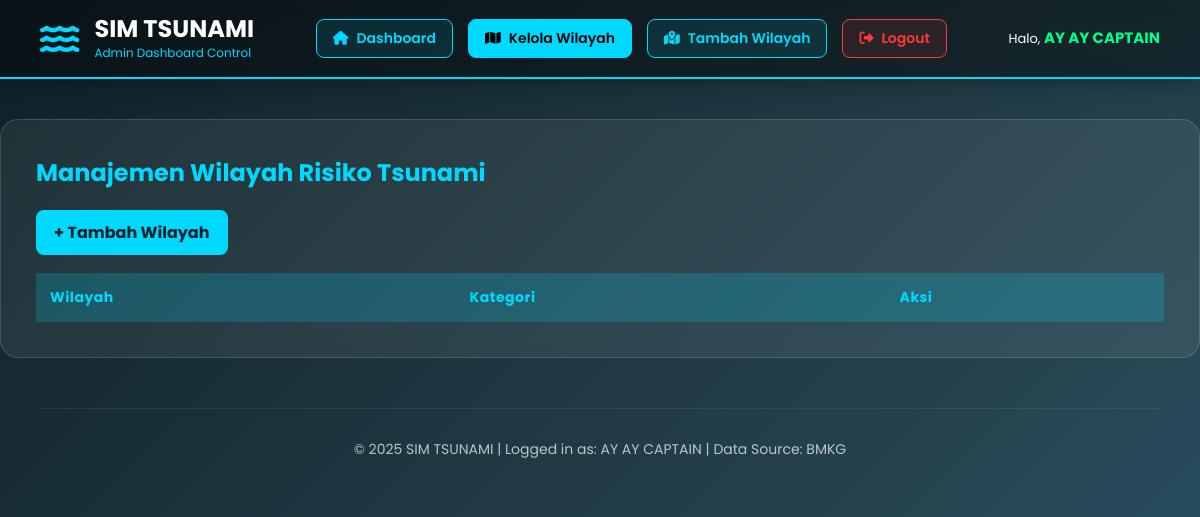
Page /petaadmin.php (signed in) on the earlier database version.
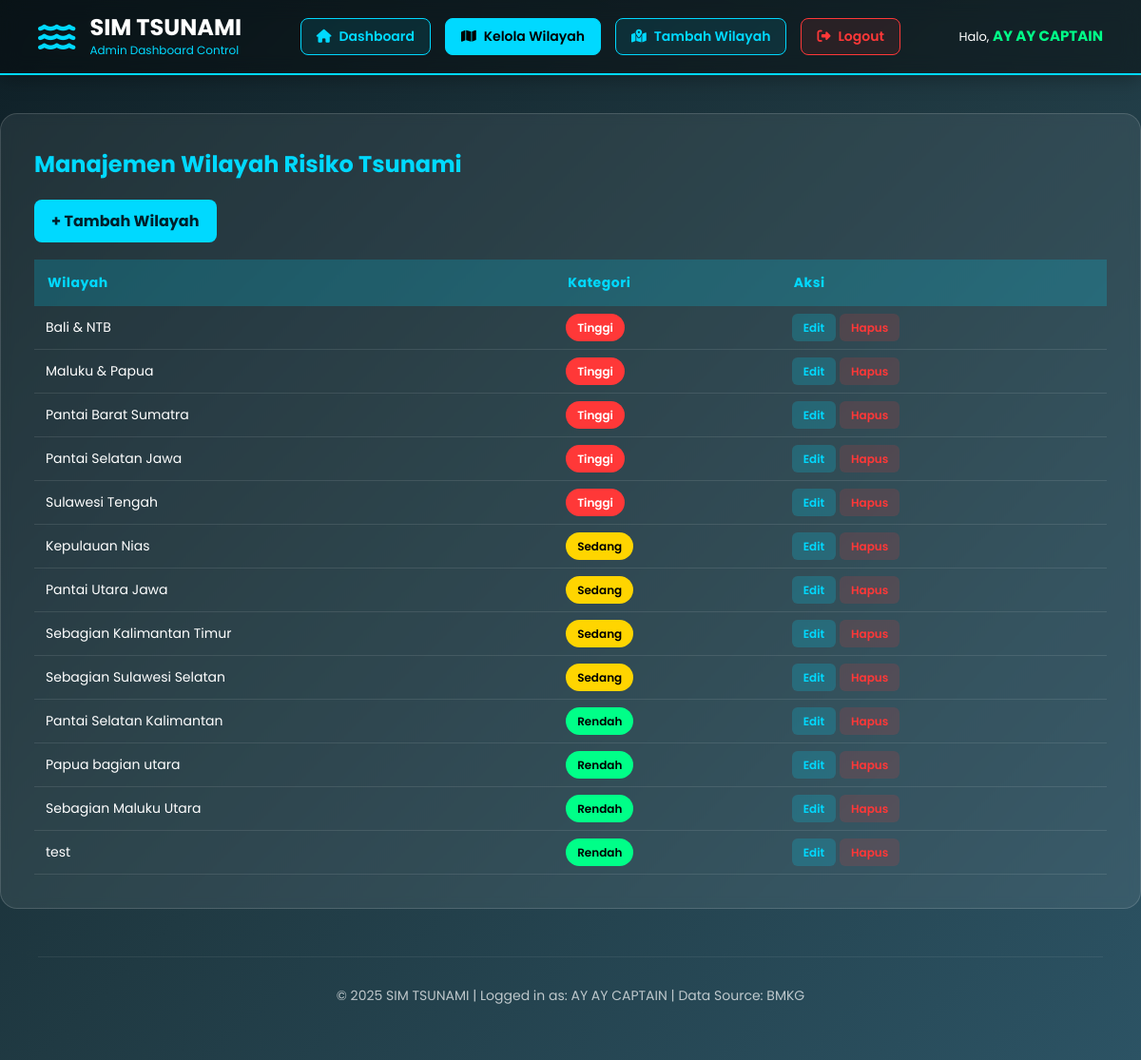
Same page on the later database version.
### tables this page shows
CREATE TABLE `wilayah_resiko` (
  `id` int NOT NULL,
  `nama_wilayah` varchar(255) NOT NULL,
  `kategori` enum('tinggi','sedang','rendah') NOT NULL,
  `created_at` timestamp NULL DEFAULT CURRENT_TIMESTAMP
);

### petaadmin.php (the view, shortened to what this page needs)
<?php
$nama_lengkap   = $_SESSION['nama_lengkap'];
?>
<!DOCTYPE html>
<html lang="id">
<head>
    <link href="https://cdnjs.cloudflare.com/ajax/libs/font-awesome/6.4.0/css/all.min.css" rel="stylesheet">
</head>
<body>
    <div class="header">
        <div class="header-content">
            <div class="logo">
                <i class="fas fa-water"></i>
                <div>
                    <h1>SIM TSUNAMI</h1>
                    <p>Admin Dashboard Control</p>
                </div>
            </div>
            <div class="nav-menu">
                <a href="homeadmin.php" class="nav-btn">
                    <i class="fas fa-home"></i> Dashboard
                </a>
                <a href="petaadmin.php" class="nav-btn active">
                    <i class="fas fa-map"></i> Kelola Wilayah
                </a>
                <a href="tambah-wilayah.php" class="nav-btn">
                <i class="fas fa-map-marked-alt"></i> Tambah Wilayah
                </a>
                <a href="logout.php" class="nav-btn btn-logout">
                    <i class="fas fa-sign-out-alt"></i> Logout
                </a>
            </div>
            <div class="user-profile">
                <div style="margin-bottom: 2px;">Halo, <strong><?php echo htmlspecialchars($nama_lengkap); ?></strong></div>
            </div>
        </div>
    </div>
    <?php
include 'koneksi.php';
$wilayah = mysqli_query($conn, "SELECT * FROM wilayah_resiko ORDER BY kategori, nama_wilayah");
?>
<div class="content-wrapper">
    <h2 class="page-title">Manajemen Wilayah Risiko Tsunami</h2>
    <a href="tambah-wilayah.php" class="btn-add">+ Tambah Wilayah</a>
    <div class="table-container">
        <table class="risk-table">
            <tr>
                <th>Wilayah</th>
                <th>Kategori</th>
                <th>Aksi</th>
            </tr>
            <?php while ($w = mysqli_fetch_assoc($wilayah)) : ?>
            <tr>
                <td><?= $w['nama_wilayah']; ?></td>
                <td><span class="badge <?= $w['kategori']; ?>"><?= ucfirst($w['kategori']); ?></span></td>
                <td>
                    <a href="edit-wilayah.php?id=<?= $w['id']; ?>" class="btn-edit">Edit</a>
                    <a href="hapus-wilayah.php?id=<?= $w['id']; ?>" class="btn-delete" onclick="return konfirmasiHapus('<?= $w['nama_wilayah']; ?>')">Hapus</a>
                </td>
            </tr>
            <?php endwhile; ?>
        </table>
    </div>
</div>
    <div class="container">
    <div class="footer">
        <p>&copy; 2025 SIM TSUNAMI | Logged in as: <?php echo $nama_lengkap; ?> | Data Source: BMKG</p>
    </div>
</body>
</html>

### petaadmin.php (style rules this page uses)
* { margin: 0; padding: 0; box-sizing: border-box; }
body { font-family: 'Poppins', sans-serif; background: linear-gradient(135deg, #0f2027 0%, #203a43 50%, #2c5364 100%); color: #fff; min-height: 100vh; }
.header { background: rgba(0, 0, 0, 0.4); backdrop-filter: blur(10px); padding: 15px 40px; box-shadow: 0 4px 20px rgba(0, 0, 0, 0.3); border-bottom: 2px solid #00d9ff; position: sticky; top: 0; z-index: 1000; }
.header-content { display: flex; justify-content: space-between; align-items: center; max-width: 1400px; margin: 0 auto; }
.logo { display: flex; align-items: center; gap: 15px; }
.logo i { font-size: 35px; color: #00d9ff; animation: wave 2s ease-in-out infinite; }
.logo h1 { font-size: 24px; font-weight: 700; line-height: 1.2; }
.logo p { font-size: 12px; color: #00d9ff; margin-top: 0; }
.nav-menu { display: flex; gap: 15px; }
.nav-btn { background: rgba(0, 217, 255, 0.1); color: #00d9ff; border: 1px solid #00d9ff; padding: 8px 16px; border-radius: 8px; cursor: pointer; transition: all 0.3s; font-weight: 600; font-size: 14px; text-decoration: none; display: flex; align-items: center; gap: 8px; }
.nav-btn:hover, .nav-btn.active { background: #00d9ff; color: #000; }
.btn-logout { border-color: #ff3838; color: #ff3838; background: rgba(255, 56, 56, 0.1); }
.user-profile { text-align: right; font-size: 13px; }
.user-profile strong { color: #00ff88; font-size: 15px; }
.container { max-width: 1400px; margin: 30px auto; padding: 0 40px; }
.footer { text-align: center; padding: 30px; opacity: 0.7; font-size: 14px; margin-top: 50px; border-top: 1px solid rgba(255, 255, 255, 0.1); }
.content-wrapper { max-width: 1200px; margin: 40px auto; background: rgba(255, 255, 255, 0.07); padding: 35px; border-radius: 18px; border: 1px solid rgba(255,255,255,0.15); backdrop-filter: blur(6px); }
.page-title { font-size: 24px; font-weight: 700; color: #00d9ff; margin-bottom: 20px; }
.btn-add { display: inline-block; background: #00d9ff; color: #001f2b; padding: 10px 18px; border-radius: 8px; font-weight: 700; text-decoration: none; margin-bottom: 18px; transition: 0.3s; }
.table-container { overflow-x: auto; }
.risk-table { width: 100%; border-collapse: collapse; }
.risk-table th { background: rgba(0, 217, 255, 0.2); color: #00d9ff; padding: 14px; text-align: left; font-size: 14px; letter-spacing: 0.5px; }
.risk-table td { padding: 12px; border-bottom: 1px solid rgba(255,255,255,0.1); font-size: 14px; }
.badge { padding: 6px 12px; border-radius: 20px; font-weight: 600; font-size: 12px; text-transform: capitalize; }
.badge.tinggi { background: #ff3838; }
.badge.sedang { background: #ffd500; color: #000; }
.badge.rendah { background: #00ff88; color: #000; }
.btn-edit, .btn-delete { padding: 6px 12px; border-radius: 6px; font-size: 12px; text-decoration: none; font-weight: 600; transition: 0.2s; }
.btn-edit { background: rgba(0, 217, 255, 0.2); color: #00d9ff; }
.btn-delete { background: rgba(255, 56, 56, 0.15); color: #ff3838; }

Differences in the rows shown:
added wilayah_resiko: nama_wilayah "Bali & NTB", kategori "Tinggi"
added wilayah_resiko: nama_wilayah "Maluku & Papua", kategori "Tinggi"
added wilayah_resiko: nama_wilayah "Pantai Barat Sumatra", kategori "Tinggi"
added wilayah_resiko: nama_wilayah "Pantai Selatan Jawa", kategori "Tinggi"
added wilayah_resiko: nama_wilayah "Sulawesi Tengah", kategori "Tinggi"
added wilayah_resiko: nama_wilayah "Kepulauan Nias", kategori "Sedang"
added wilayah_resiko: nama_wilayah "Pantai Utara Jawa", kategori "Sedang"
added wilayah_resiko: nama_wilayah "Sebagian Kalimantan Timur", kategori "Sedang"
added wilayah_resiko: nama_wilayah "Sebagian Sulawesi Selatan", kategori "Sedang"
added wilayah_resiko: nama_wilayah "Pantai Selatan Kalimantan", kategori "Rendah"
added wilayah_resiko: nama_wilayah "Papua bagian utara", kategori "Rendah"
added wilayah_resiko: nama_wilayah "Sebagian Maluku Utara", kategori "Rendah"
added wilayah_resiko: nama_wilayah "test", kategori "Rendah"
